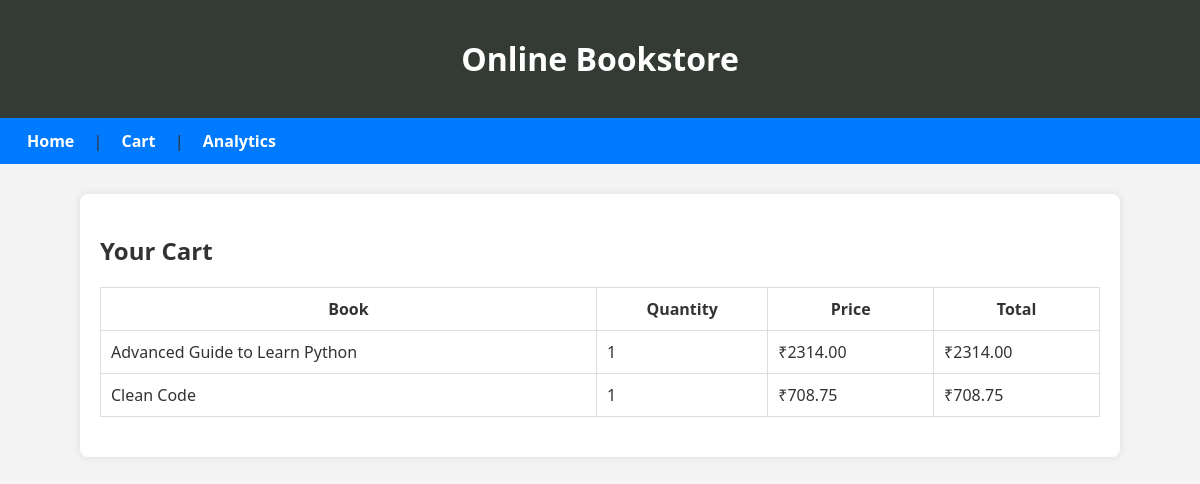
Page /cart/ on the committed database.
### bookstore/models.py (models this page shows, shortened)
class Order(models.Model):
    book = models.ForeignKey(Book, on_delete=models.CASCADE)
    quantity = models.PositiveBigIntegerField()
    order_date = models.DateTimeField(auto_now_add=True)
    def total_price(self):
        return self.book.price * self.quantity

class Book(models.Model):
    title = models.CharField(max_length=200)
    author = models.CharField(max_length=100)
    price = models.DecimalField(max_digits=6, decimal_places=2)
    description = models.TextField()
    category = models.CharField(max_length=50)
    stock = models.PositiveBigIntegerField()
    image = models.ImageField(upload_to='books/', blank=True)

### bookstore/views.py (the view)
# urls.py: path('cart/', views.cart, name="cart"),
def cart(request):
    orders = Order.objects.all()
    total = sum(order.total_price() for order in orders)
    return render(request, 'cart.html', {'orders':orders, 'total':total})

### templates/cart.html
{% extends 'base.html' %}
{% load static %}
{% block content %}
<h2> Your Cart</h2>
{% if orders %}
<table>
    <thead>
        <tr>
            <th>Book </th>
            <th>Quantity </th>
            <th>Price </th>
            <th>Total </th>
        </tr>
    </thead>
    <tbody>
        {% for order in orders %}
            <tr>
                <td> {{ order.book.title}} </td>
                <td> {{order.quantity}} </td>
                <td> ₹{{order.book.price}} </td>
                <td> ₹{{order.total_price}} </td>
            </tr>
    {% endfor %}
    </tbody>
</table>
{%  endif %}
{% endblock %}

### static/styles.css (style rules this page uses)
body { font-family: 'Segoe UI', sans-serif; background-color: #f4f4f4; margin: 0; padding: 0; color: #333; }
table { width: 100%; border-collapse: collapse; margin-bottom: 20px; }
table th, table td { padding: 10px; border: 1px solid #ddd; }

### rows in the picture
Order: book "Advanced Guide to Learn Python", quantity "1", book.price "2314.00", total_price "2314.00"
Order: book "Clean Code", quantity "1", book.price "708.75", total_price "708.75"
